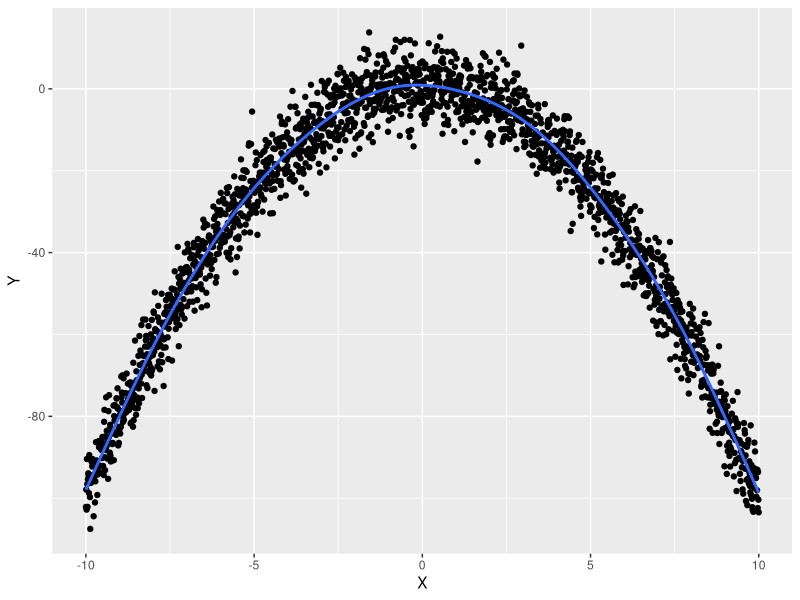
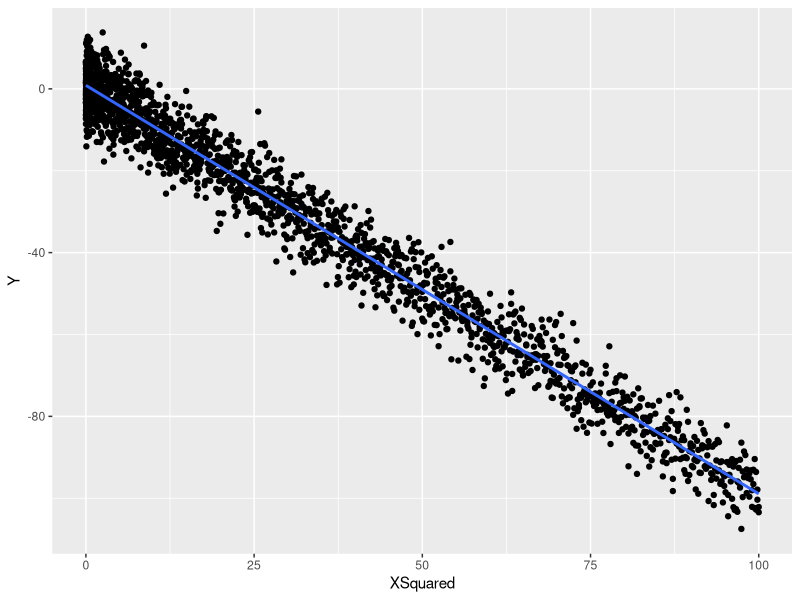
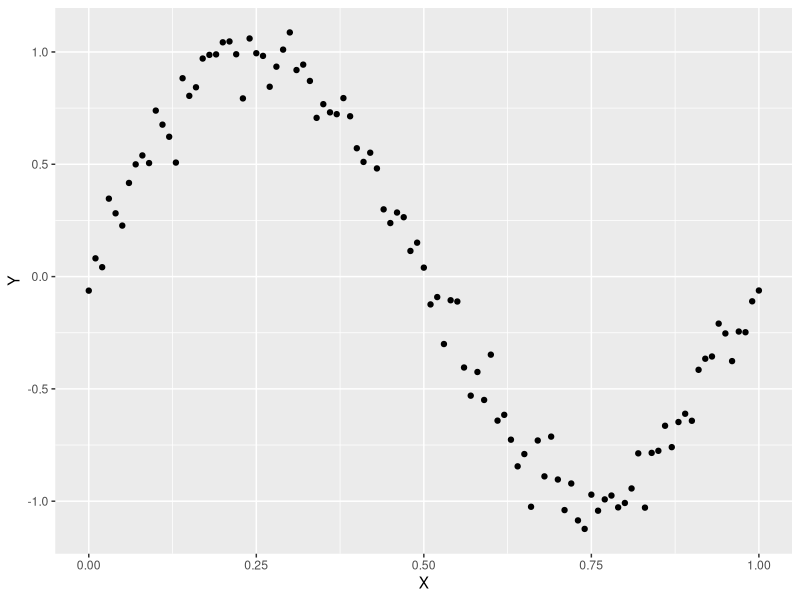
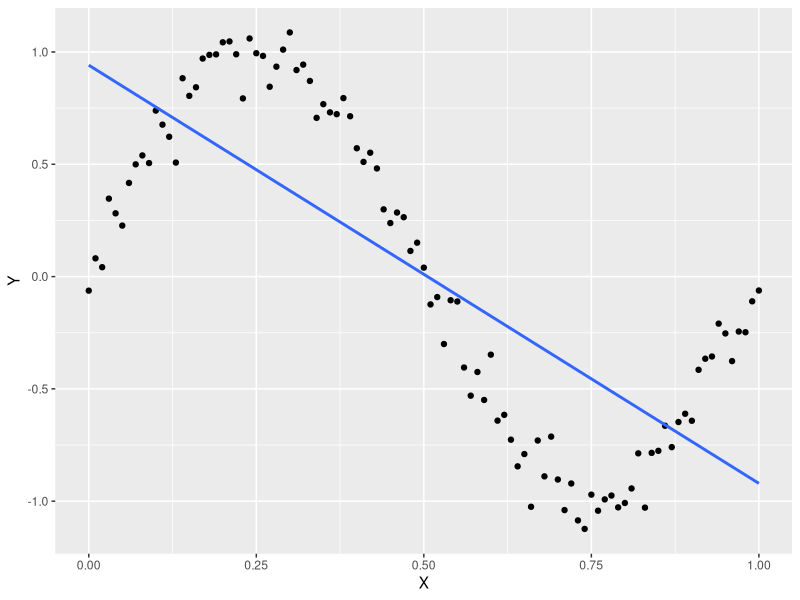
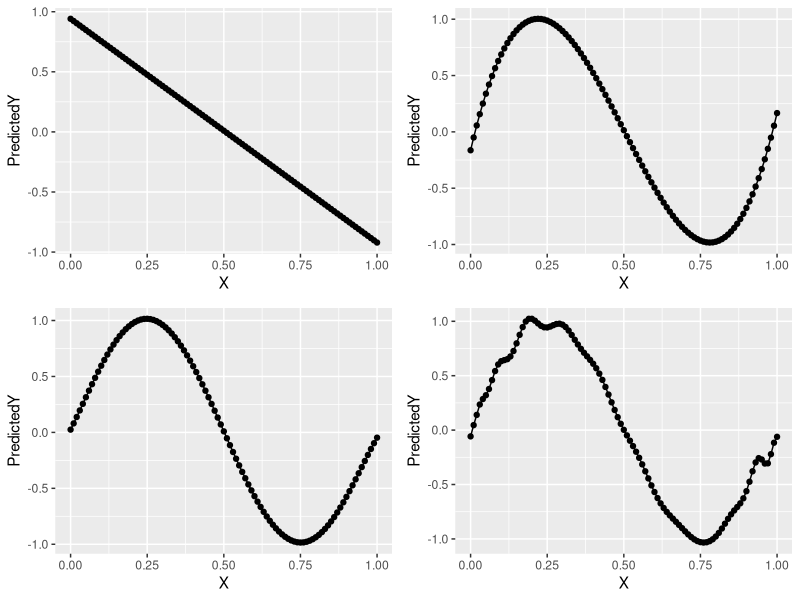
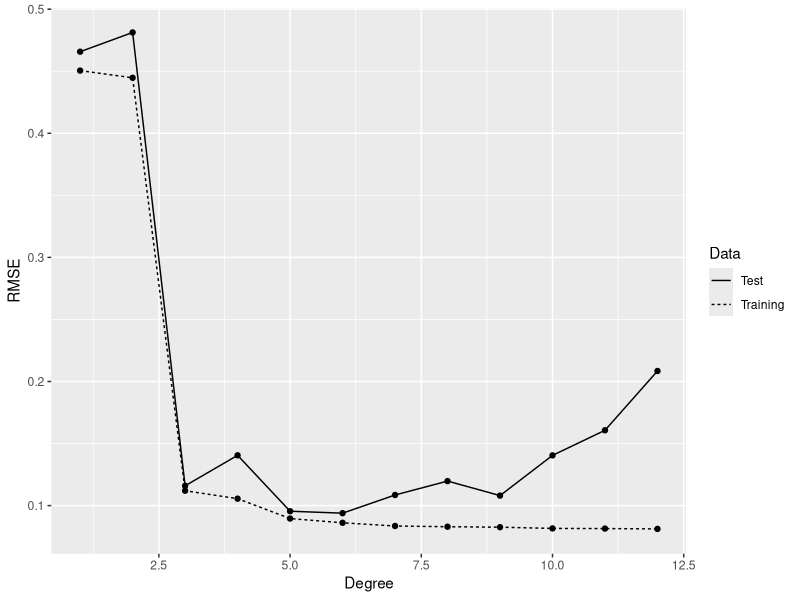
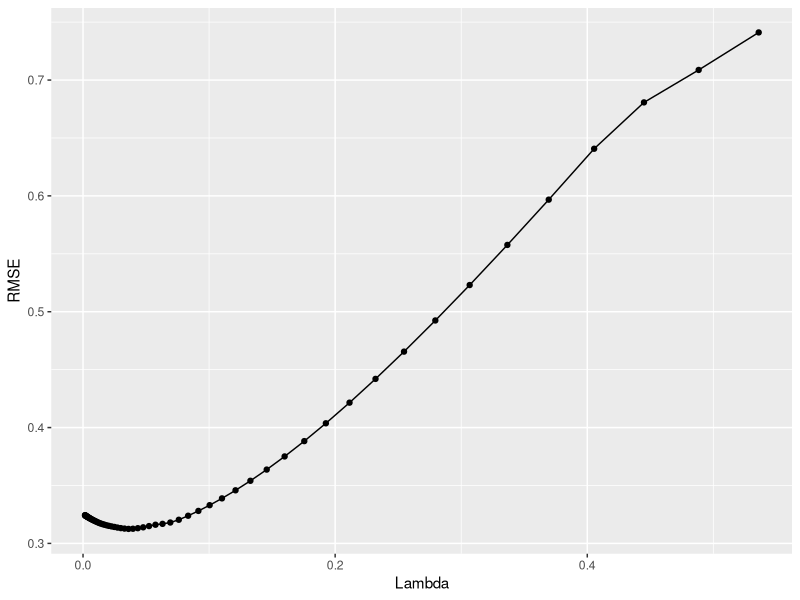

Reproduce these figures in R, in order.
## ---- chunk 1
library(tidyverse)
library(ggplot2)
library(magrittr)
library(caTools) #s plit data
library(glmnet) # regularization
## ---- chunk 2
set.seed(1)
x <- seq(-10, 10, by = 0.01)
y <- 1 - x**2 + rnorm(length(x), 0, 5)

ggplot(data.frame(X = x, Y = y), aes(X, Y)) + 
  geom_point() +
  geom_smooth(se = FALSE)
## ---- chunk 3
# produce a new input based on the raw inputx
x.squared <- x ^ 2
# plot y against new polynomial x to see a very different shape

ggplot(data.frame(XSquared = x.squared, Y = y), aes(XSquared, Y)) + 
  geom_point() +
  geom_smooth(method = 'lm', se = F)
## ---- chunk 4
summary(lm(y ~ x))$r.squared
summary(lm(y ~ x.squared))$r.squared
## ---- chunk 5
set.seed(1)
x <- seq(0, 1, by = 0.01) # 100 points from 0 to 1
y <- sin(2 * pi * x) + rnorm(length(x), 0, 0.1)

df <- data.frame(X = x, Y = y)
ggplot(df, aes(X,Y)) +
  geom_point()
## ---- chunk 6
summary(lm(Y ~ X, data = df))
## ---- chunk 7
ggplot(data.frame(X = x, Y = y), aes(x = X, y = Y)) +
  geom_point() +
  geom_smooth(method = 'lm', se = FALSE)
## ---- chunk 8
# add both 2nd + 3rd power of x to data for more wiggle room
df %<>%
  mutate(X2 = X**2,
         X3 = X**3)
summary(lm(Y ~ X + X2 + X3, df))
## ---- chunk 9
df %<>%
  mutate(X4 = X**4,
         X5 = X**5,
         X6 = X**6,
         X7 = X**7,
         X8 = X**8,
         X9 = X**9,
         X10 = X**10,
         X11 = X**11,
         X12 = X**12,
         X13 = X**13,
         X14 = X**14,
         X15 = X**15)
summary(lm(Y ~ X + X2 + X3 + X4 + X5 + X6  +X7 + X8 + X9 + X10 + X11 + X12 + X13 + X14 + X15, df))
## ---- chunk 10
# generate orthogonal polynomials
summary(lm(Y ~ poly(X, degree = 14), df))
## ---- chunk 11
poly.fit <- lm(Y ~ poly(X, degree = 1), data = df)
df <- transform(df, PredictedY = predict(poly.fit))
plot1 <- ggplot(df, aes(x = X, y = PredictedY)) +
  geom_point() +
  geom_line()

poly.fit <- lm(Y ~ poly(X, degree = 3), data = df)
df <- transform(df, PredictedY = predict(poly.fit))
plot3 <- ggplot(df, aes(x = X, y = PredictedY)) +
  geom_point() +
  geom_line()
poly.fit <- lm(Y ~ poly(X, degree = 5), data = df)
df <- transform(df, PredictedY = predict(poly.fit))
plot5 <- ggplot(df, aes(x = X, y = PredictedY)) +
  geom_point() +
  geom_line()
poly.fit <- lm(Y ~ poly(X, degree = 25), data = df)
df <- transform(df, PredictedY = predict(poly.fit))
plot25 <- ggplot(df, aes(x = X, y = PredictedY)) +
  geom_point() +
  geom_line()

gridExtra::grid.arrange(plot1,plot3,plot5,plot25, ncol = 2, nrow = 2)
## ---- chunk 12
set.seed(1)
x <- seq(0, 1, by = 0.01)
y <- sin(2 * pi * x) + rnorm(length(x), 0, 0.1)
df <- data.frame(x = x, y = x)
## ---- chunk 13
#spl <- sample.split(df$y, SplitRatio = 0.5)

#training <- df %>% subset(spl == TRUE)
#test <- df %>%  subset(spl == FALSE)

n <- length(x)
indices <- sort(sample(1:n, round(0.5 * n)))
training.x <- x[indices]
training.y <- y[indices]
test.x <- x[-indices]
test.y <- y[-indices]
training.df <- data.frame(X = training.x, Y = training.y)
test.df <- data.frame(X = test.x, Y = test.y)
## ---- chunk 14
# create a special rmse function:
rmse <- function(y, h)
{
  return(sqrt(mean((y - h)**2)))
}

# loop over a set of polynomial degrees from 1 - 12:
performance <- data.frame()
for (d in 1:12)
{
  # fit polynomial linear regression for each degree from 1-12 using training data
  poly.fit <- lm(Y ~ poly(X, degree = d), data = training.df)
  
  # get performance of fitted model on training data
  performance <- rbind(performance,
                        data.frame(Degree = d,
                                   Data = 'Training',
                                   RMSE = rmse(training.df$Y, predict(poly.fit))))
  # get performance of fitted model on test data
  performance <- rbind(performance,
                        data.frame(Degree = d,
                                   Data = 'Test',
                                   RMSE = rmse(test.df$Y, predict(poly.fit, newdata = test.df))))
}
## ---- chunk 15
# plot performance of the polynomial regression models for all the degrees tried:
ggplot(performance, aes(x = Degree, y = RMSE, linetype = Data)) +
  geom_point() +
  geom_line()
## ---- chunk 16
lm.fit <- lm(y ~ x)
(model.complexity <- sum(coef(lm.fit) ^ 2))
## ---- chunk 17
lm.fit <- lm(y ~ x)
(l2.model.complexity <- sum(coef(lm.fit) ^ 2))
(l1.model.complexity <- sum(abs(coef(lm.fit))))
## ---- chunk 18
set.seed(1)
x <- seq(0, 1, by = 0.01)
y <- sin(2 * pi * x) + rnorm(length(x), 0, 0.1)

# convert vector copy of x to a matrix
x <- as.matrix(cbind(x, x))

# call glmnet in reverse order than w/ lm to create GLM w/ lasso or elasticnet regularization
glmnet(x, y)
## ---- chunk 19
set.seed(1)
x <- seq(0, 1, by = 0.01)
y <- sin(2 * pi * x) + rnorm(length(x), 0, 0.1)
n <- length(x)
indices <- sort(sample(1:n, round(0.5 * n)))
training.x <- x[indices]
training.y <- y[indices]
test.x <- x[-indices]
test.y <- y[-indices]
df <- data.frame(X = x, Y = y)
training.df <- data.frame(X = training.x, Y = training.y)
test.df <- data.frame(X = test.x, Y = test.y)

rmse <- function(y, h)
{
  return(sqrt(mean((y - h) ^ 2)))
}

# loop over values of Lambda instead of degrees
# don’t have to refit model each time b/c glmnet stores fitted model for many values of Lambda after a single fitting step.
glmnet.fit <- with(training.df, glmnet(poly(X, degree = 10), Y))
lambdas <- glmnet.fit$lambda

performance <- data.frame()
for (lambda in lambdas)
{
  performance <- rbind(performance, 
                       data.frame(Lambda = lambda, 
                                  RMSE = rmse(test.y, with(test.df, predict(glmnet.fit, poly(X, degree = 10), s = lambda)))))
}
## ---- chunk 20
ggplot(performance, aes(x = Lambda, y = RMSE)) +
  geom_point() +
  geom_line()
## ---- chunk 21
best_lambda <- with(performance, Lambda[which(RMSE == min(RMSE))])

# fitting final model to the whole data set
glmnet.fit <- with(df, glmnet(poly(X, degree = 10), Y))

# examine structure of our regularized model:
coef(glmnet.fit, s = best_lambda)
